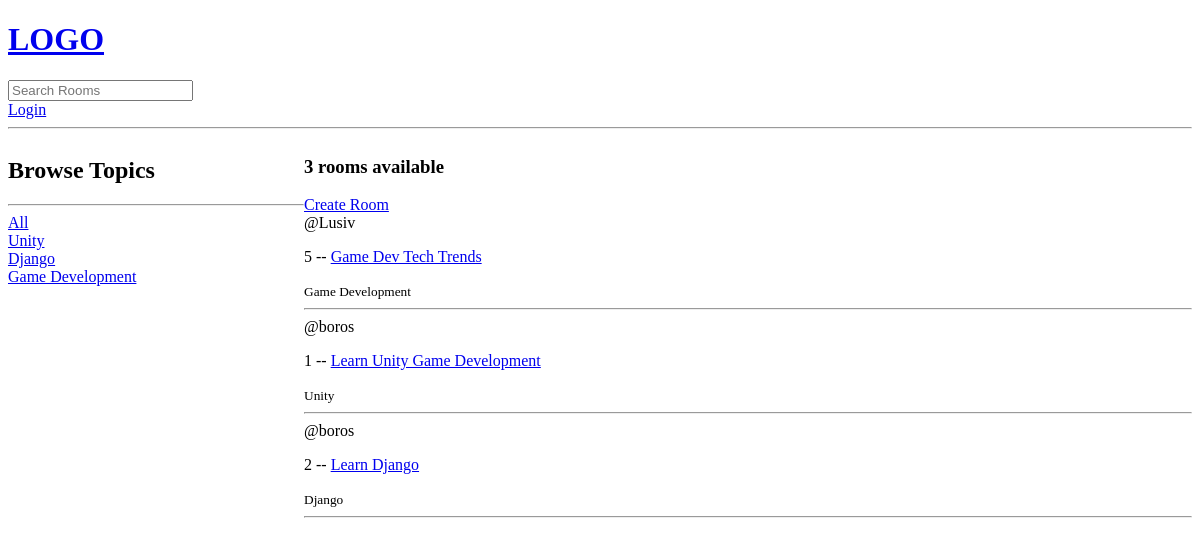
Before: / with the older database file.
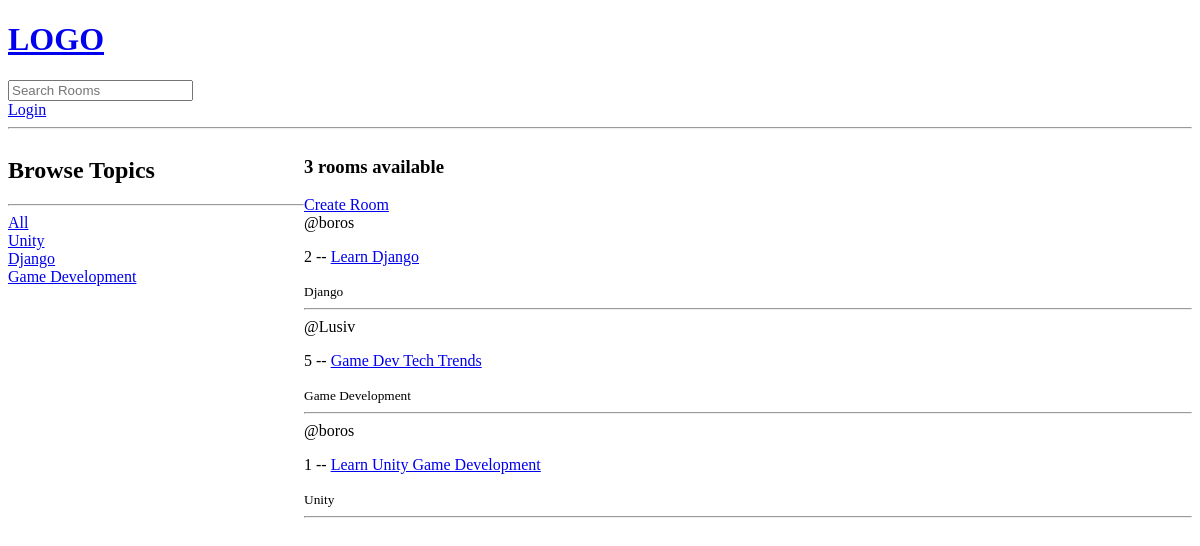
After: the same page with the newer database file.
### base/models.py (models this page shows, shortened)
class Topic(models.Model):
    name = models.CharField(max_length=200) # a topic should not be more than 200 characters

class Room(models.Model):
    host = models.ForeignKey(User, on_delete=models.SET_NULL, null=True) # column representing the actual user that will be connected to the room
    topic = models.ForeignKey(Topic, on_delete=models.SET_NULL, null=True) # every room can have only one topic (many-to-one)
    name = models.CharField(max_length=200) # a text field of the room name
    description = models.TextField(null=True, blank=True) # a bigger text field than CharField of room description
    participants = models.ManyToManyField(User, related_name='participants', blank=True) # all the users currently active in a room
    updated = models.DateTimeField(auto_now=True) # when the room was updated
    created = models.DateTimeField(auto_now_add=True) # when the room was created
    class Meta:
        ordering = ['-updated', '-created']

### base/views.py (the view)
# urls.py: 2. Add a URL to urlpatterns:  path('', views.home, name='home')
def home(request):
    if request.GET.get("q") != None:
        q = request.GET.get("q") # get the query parameter from the URL such as "?q=Django"
    else:
        q = ""
    rooms = Room.objects.filter(
        Q(topic__name__icontains=q)
        | Q(name__icontains=q)
        | Q(description__icontains=q)
        | Q(host__username__icontains=q)) # room name
    room_count = rooms.count() # get the number of rooms
    topics = Topic.objects.all() # get all the topics in the database (entries), ideally would filter if a lot of topics
    context = {"rooms": rooms, "topics": topics, "room_count": room_count}
    return render(request, 'base/home.html', context)

### base/templates/base/home.html (shortened to what this page needs)
{% extends 'main.html' %}
{% block content %}
<!DOCTYPE html>
<html lang="en">
  <head>
  </head>
  <body>
    <main class="home-container">
      <div>
        <h2>Browse Topics</h2>
        <hr>
        <nav>
          <a href="{% url 'home' %}">All</a>
        </nav>
        {% for topic in topics %}
        <nav>
          <a href="{% url 'home' %}?q={{topic.name}}">{{topic.name}}</a>
        </nav>
        {% endfor %}
      </div>
      <div>
        <h3>{{room_count}} rooms available</h3>
        <a href="{% url 'create-room' %}">Create Room</a>
        <div>
            {% for room in rooms %}
            <span>@{{room.host.username}}</span>
            <p>{{room.id}} -- <a href="{% url 'room' room.id %}">{{room.name}}</a></p>
            <small>{{room.topic.name}}</small>
            <hr>
            {% endfor %}
        </div>
      </div>
    </main>
  </body>
</html>
{% endblock %}

### templates/main.html (shortened to what this page needs)
<!DOCTYPE html>
<html lang="en">
  <head>
  </head>
  <header>
    {% include 'navbar.html' %}
    <hr>
  </header>
  <body>
    {% block content %}
    {% endblock %}
  </body>
</html>

### templates/navbar.html (shortened to what this page needs)
<!DOCTYPE html>
<html lang="en">
  <head>
  </head>
  <body>
    <header>
      <h1><a href="/">LOGO</a></h1>
      <form action="{% url 'home' %}" method="get">
        <input type="text" name="q" placeholder="Search Rooms" />
      </form>
      {% if request.user.is_authenticated %}
      <p>Hello {{request.user}}</p>
      <a href="{% url 'logout' %}">Logout</a>
      {% else %}
      <a href="{% url 'login' %}">Login</a>
      {% endif %}
    </header>
  </body>
</html>

### base/templates/base/home.html (style rules this page uses)
.home-container { display: grid; grid-template-columns: 1fr 3fr; }

Changed rows visible on the page:
changed Room "Learn Django": moves up the list
